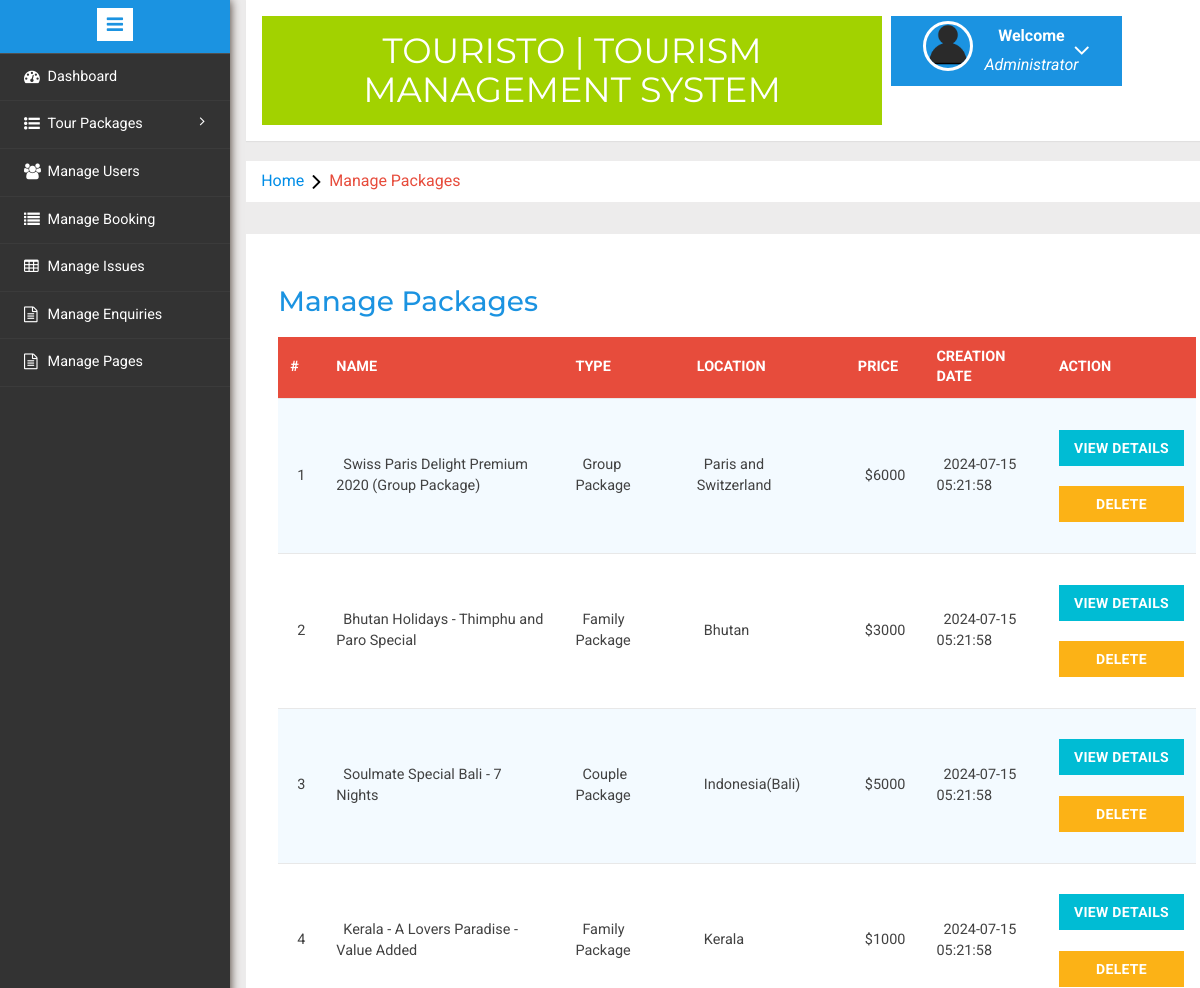
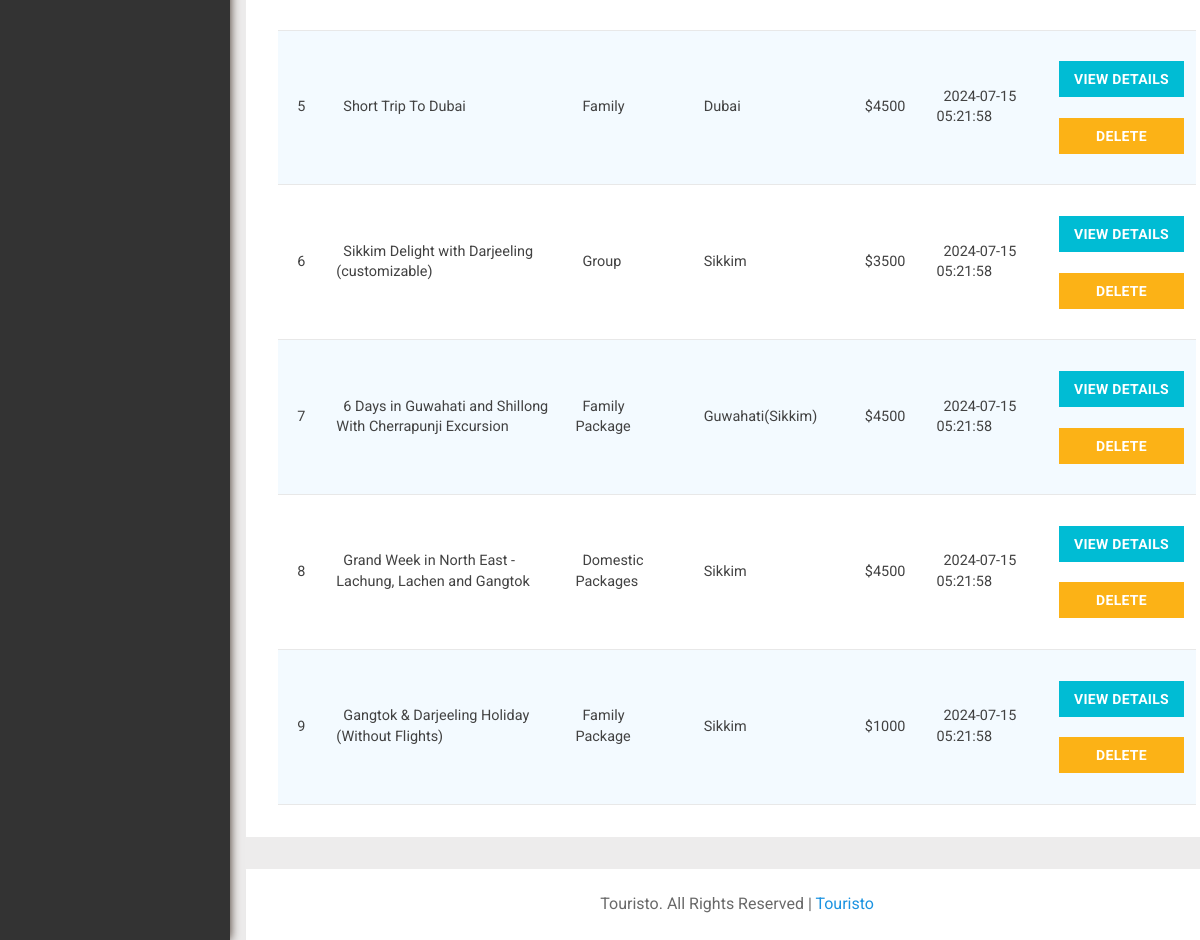
Page /admin/manage-packages.php (signed in) on the committed database (2 pictures, top to bottom).
### tables this page shows
CREATE TABLE `tbltourpackages` (
  `PackageId` int(11) NOT NULL,
  `PackageName` varchar(200) DEFAULT NULL,
  `PackageType` varchar(150) DEFAULT NULL,
  `PackageLocation` varchar(100) DEFAULT NULL,
  `PackagePrice` int(11) DEFAULT NULL,
  `PackageFetures` varchar(255) DEFAULT NULL,
  `PackageDetails` mediumtext DEFAULT NULL,
  `PackageImage` varchar(100) DEFAULT NULL,
  `Creationdate` timestamp NULL DEFAULT current_timestamp(),
  `UpdationDate` timestamp NULL DEFAULT NULL ON UPDATE current_timestamp()
);

### admin/manage-packages.php (the view, shortened to what this page needs)
<?php session_start();
include('includes/config.php');
if(strlen($_SESSION['alogin'])==0){
header('location:index.php');
}else{
	?>
<!DOCTYPE HTML>
<html>
<head>
<link href="css/bootstrap.min.css" rel='stylesheet' type='text/css' />
<link href="css/style.css" rel='stylesheet' type='text/css' />
<link rel="stylesheet" href="css/morris.css" type="text/css"/>
<link href="css/font-awesome.css" rel="stylesheet">
<link rel="stylesheet" type="text/css" href="css/table-style.css" />
<link rel="stylesheet" type="text/css" href="css/basictable.css" />
<link rel="stylesheet" href="css/icon-font.min.css" type='text/css' />
</head>
<body>
   <div class="page-container">
<div class="left-content">
	   <div class="mother-grid-inner">
				<?php include('includes/header.php');?>
				</div>
<ol class="breadcrumb">
                <li class="breadcrumb-item"><a href="index.html">Home</a><i class="fa fa-angle-right"></i>Manage Packages</li>
            </ol>
<div class="agile-grids">
				<div class="agile-tables">
					<div class="w3l-table-info">
					  <h2>Manage Packages</h2>
					    <table id="table">
						<thead>
						  <tr>
						  <th>#</th>
							<th >Name</th>
							<th>Type</th>
							<th>Location</th>
							<th>Price</th>
							<th>Creation Date</th>
							<th>Action</th>
						  </tr>
						</thead>
						<tbody>
<?php $sql = "SELECT * from tblTourPackages";
$query = $dbh -> prepare($sql);
$query->execute();
$results=$query->fetchAll(PDO::FETCH_OBJ);
$cnt=1;
if($query->rowCount() > 0)
{
foreach($results as $result)
{				?>
						  <tr>
							<td><?php echo htmlentities($cnt);?></td>
							<td><?php echo htmlentities($result->PackageName);?></td>
							<td><?php echo htmlentities($result->PackageType);?></td>
							<td><?php echo htmlentities($result->PackageLocation);?></td>
							<td>$<?php echo htmlentities($result->PackagePrice);?></td>
							<td><?php echo htmlentities($result->Creationdate);?></td>
							<td><a href="update-package.php?pid=<?php echo htmlentities($result->PackageId);?>"><button type="button" class="btn btn-primary btn-block">View Details</button></a><br />
<a href="manage-packages.php?action=delete&&id=<?php echo $result->PackageId;?>" onclick="return confirm('Do you really want to delete?')" class="btn btn-danger btn-block">Delete</a>
							</td>
						  </tr>
						 <?php $cnt=$cnt+1;} }?>
						</tbody>
					  </table>
					</div>
			</div>
<?php include('includes/footer.php');?>
</div>
</div>
						<?php include('includes/sidebarmenu.php');?>
							</div>
</body>
</html>
<?php } ?>

### admin/css/table-style.css (style rules this page uses)
table { background: white; border-collapse: collapse; margin: 1.25em 0 0; width: 100%; }
table tr, table th, table td { border: none; border-bottom: 1px solid #e8e8e8; font-size: .95em; }
table th, table td { padding: 10px 12px; text-align: left; }
table th { background: #e74c3c; color: #fff; text-transform: uppercase; }
table tr td { background: #f3faff; color: #424242; }
table tr:nth-of-type(2n+2) td { background: #ffffff; }
table { width: 100%; }

### rows in the picture
tbltourpackages: PackageName "Swiss Paris Delight Premium 2020 (Group Package)", PackageType "Group Package", PackageLocation "Paris and Switzerland", PackagePrice "6000", Creationdate "2024-07-15 05:21:58"
tbltourpackages: PackageName "Bhutan Holidays - Thimphu and Paro Special", PackageType "Family Package", PackageLocation "Bhutan", PackagePrice "3000", Creationdate "2024-07-15 05:21:58"
tbltourpackages: PackageName "Soulmate Special Bali - 7 Nights", PackageType "Couple Package", PackageLocation "Indonesia(Bali)", PackagePrice "5000", Creationdate "2024-07-15 05:21:58"
tbltourpackages: PackageName "Kerala - A Lovers Paradise - Value Added", PackageType "Family Package", PackageLocation "Kerala", PackagePrice "1000", Creationdate "2024-07-15 05:21:58"
tbltourpackages: PackageName "Short Trip To Dubai", PackageType "Family", PackageLocation "Dubai", PackagePrice "4500", Creationdate "2024-07-15 05:21:58"
tbltourpackages: PackageName "Sikkim Delight with Darjeeling (customizable)", PackageType "Group", PackageLocation "Sikkim", PackagePrice "3500", Creationdate "2024-07-15 05:21:58"
tbltourpackages: PackageName "6 Days in Guwahati and Shillong With Cherrapunji Excursion", PackageType "Family Package", PackageLocation "Guwahati(Sikkim)", PackagePrice "4500", Creationdate "2024-07-15 05:21:58"
tbltourpackages: PackageName "Grand Week in North East - Lachung, Lachen and Gangtok", PackageType "Domestic Packages", PackageLocation "Sikkim", PackagePrice "4500", Creationdate "2024-07-15 05:21:58"
tbltourpackages: PackageName "Gangtok & Darjeeling Holiday (Without Flights)", PackageType "Family Package", PackageLocation "Sikkim", PackagePrice "1000", Creationdate "2024-07-15 05:21:58"
